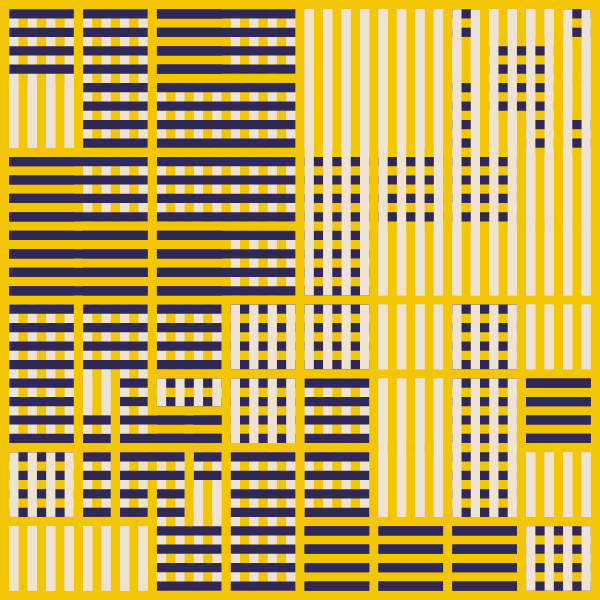
Frame 1 (no input)
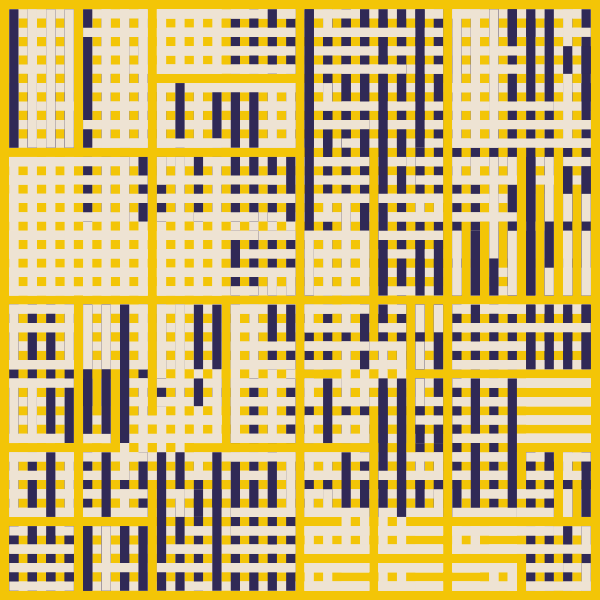
Frame 2 (the mouse pressed at the canvas centre, redrawn once)

The p5.js sketch that drew these frames (run headless with seeded random() and noise() and a simulated clock; the mouse was pressed at the canvas centre and the sketch redrawn once):

// p5.js sketch
// ── sketch.js
// By Roni Kaufman
// https://ronikaufman.github.io/

// palette from Chromotome: https://kgolid.github.io/chromotome-site/ (dt02)
let colors = [[48, 41, 86], [243, 197, 7], [238, 227, 211]];
let colVert, colHori;
let s;
let probFactor = 0.75;
let margin;
let rects = [];

function setup() {
  createCanvas(600, 600);
  noStroke();
  noLoop();
}

function draw() {
  shuffle(colors, true);
  background(colors[0]);
  colVert = random([1, 2]);
  colHori = random([1, 2]);
  const N = random([32, 64]);
  s = width / (N + 1);
  margin = s;
  divide(width - margin, margin, margin, N, 1);
  divide(width - margin, margin, margin, N, 1);
  if (random() < 0.8) shuffle(rects, true);
  drawRects();
}

function divide(size, x, y, n, probDivide) {
  if ((random() < probDivide) && (n > 8)) {
    let newProbDivide = probDivide * probFactor;
    if ((n > 4) && (random() < 0.5)) {
      divide(size / 2, x + size / 4, y + size / 4, n / 2, newProbDivide);
      divide(size / 4, x, y, n / 4, newProbDivide * probFactor);
      divide(size / 4, x + size / 4, y, n / 4, newProbDivide * probFactor);
      divide(size / 4, x + 2 * size / 4, y, n / 4, newProbDivide * probFactor);
      divide(size / 4, x + 3 * size / 4, y, n / 4, newProbDivide * probFactor);
      divide(size / 4, x, y + size / 4, n / 4, newProbDivide * probFactor);
      divide(size / 4, x + 3 * size / 4, y + size / 4, n / 4, newProbDivide * probFactor);
      divide(size / 4, x, y + 2 * size / 4, n / 4, newProbDivide * probFactor);
      divide(size / 4, x + 3 * size / 4, y + 2 * size / 4, n / 4, newProbDivide * probFactor);
      divide(size / 4, x, y + 3 * size / 4, n / 4, newProbDivide * probFactor);
      divide(size / 4, x + size / 4, y + 3 * size / 4, n / 4, newProbDivide * probFactor);
      divide(size / 4, x + 2 * size / 4, y + 3 * size / 4, n / 4, newProbDivide * probFactor);
      divide(size / 4, x + 3 * size / 4, y + 3 * size / 4, n / 4, newProbDivide * probFactor);
    } else {
      divide(size / 2, x, y, n / 2, newProbDivide);
      divide(size / 2, x + size / 2, y, n / 2, newProbDivide);
      divide(size / 2, x, y + size / 2, n / 2, newProbDivide);
      divide(size / 2, x + size / 2, y + size / 2, n / 2, newProbDivide);
    }
  } else {
    makeSquare(n, x, y);
  }
}

function makeSquare(n, x0, y0) {
  let lastCol = -1;
  let col = -1;
  let d = s * n - margin;
  let vertical = (random() < 0.5);
  for (let i = 1; i < n; i += 2) {
    if (!vertical) {
      //fill(colors[0]);
      //rect(x0, y0+i*s-margin, d, s);
      rects.push({
        x: x0,
        y: y0 + i * s - margin,
        w: d,
        h: s,
        col: colHori
      });
    } else {
      //fill(colors[1]);
      //rect(x0+i*s-margin, y0, s, d);
      rects.push({
        x: x0 + i * s - margin,
        y: y0,
        w: s,
        h: d,
        col: colVert
      });
    }
  }
}

function drawRects() {
  for (let r of rects) {
    fill(colors[r.col]);
    rect(r.x, r.y, r.w, r.h);
  }
}

function keyPressed() {
  if (key === " ") {
    rects = [];
    draw();
  }
}
